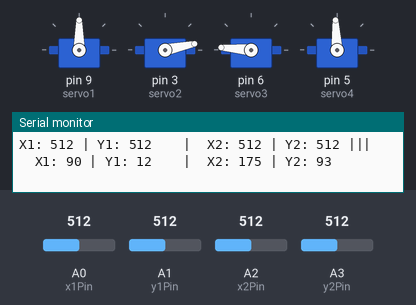
The sketch below on a simulated Arduino Uno, built with avr-gcc and run on an emulated ATmega328P. On the bench: 4 × servo, the last lines printed to the serial monitor. The test bench sets the inputs (shaded band); at power-on: A0 (x1Pin) = 512, A3 (y2Pin) = 512, A2 (x2Pin) = 512, A1 (y1Pin) = 512.

Above: at 1.2 s.
1.3 s: A0 (x1Pin) set to 553
At 1.9 s:
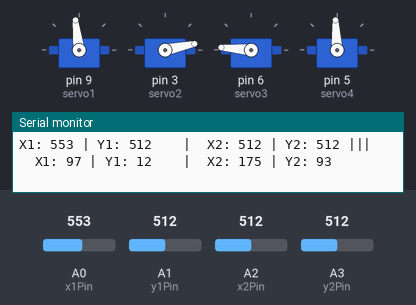
4.3 s: A0 (x1Pin) set to 576
At 5.0 s:
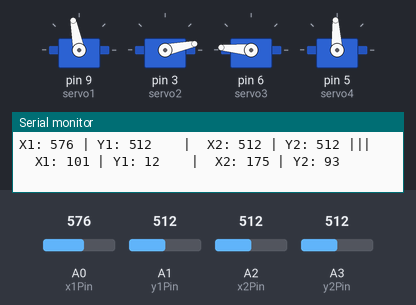
5.8 s: A3 (y2Pin) set to 538
At 7.3 s:
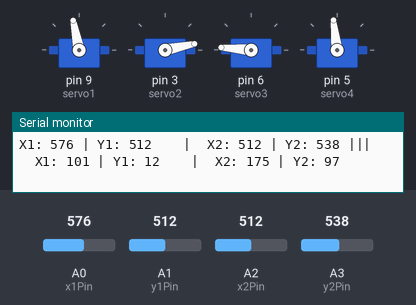
8.8 s: A3 (y2Pin) set to 560
At 9.4 s:
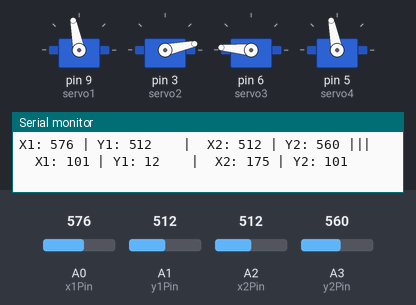
10.3 s: A2 (x2Pin) set to 30
At 11.1 s:
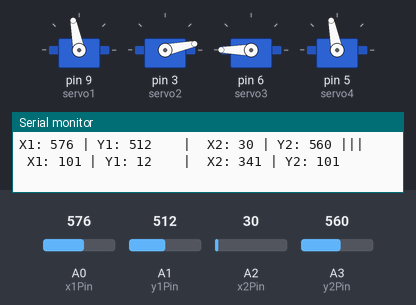
11.8 s: A1 (y1Pin) set to 30
At 12.2 s:
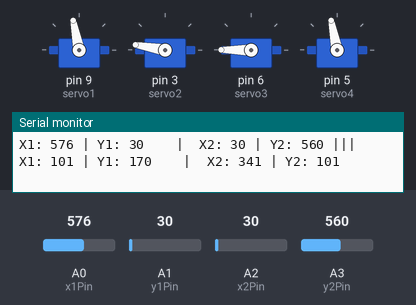
Timing chart, 0 to 14.3 s (numbered marks = the images above; inputs shaded):
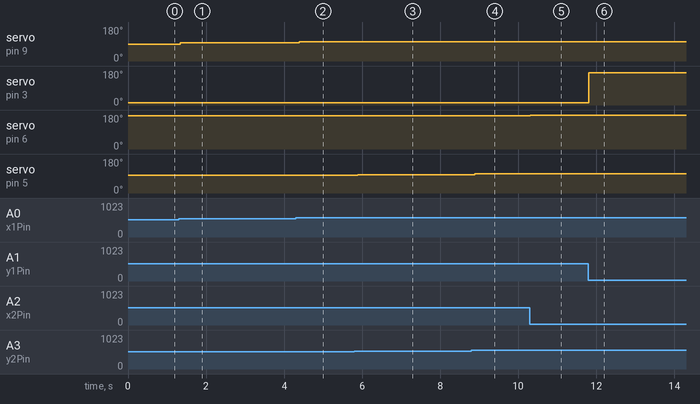

The sketch:

Robot_Arm_joystick.ino
```cpp
#include <Servo.h>

Servo servo1;
Servo servo2;
Servo servo3;
Servo servo4;


int x1Pin = A0;  //vrY pin
int y1Pin = A1;  //vrX pin

int x2Pin = A2;   //vrY pin
int y2Pin = A3;   //vrX pin


int x1;
int y1;
int x2;
int y2;

int servoVal1;
int servoVal2;
int servoVal3;
int servoVal4;

void setup()
{
  // put your setup code here, to run once:
  servo1.attach(9);  // base
  servo2.attach(3);  //shoulder
  servo3.attach(6);  //elbow
  servo4.attach(5);  // claw


  Serial.begin(9600);

  //pinMode(buttonPin, INPUT_PULLUP);
}

void loop() {
  // put your main code here, to run repeatedly:

  int x1 = analogRead(x1Pin);  // 0–1023
  int y1 = analogRead(y1Pin);  // 0–1023
  int x2 = analogRead(x2Pin);  // 0–1023
  int y2 = analogRead(y2Pin);  // 0–1023
  //int buttonState = digitalRead(buttonPin);  // LOW = pressed


  servoVal1 = map(x1, 0, 1023, 0, 180);   // base
  servo1.write(servoVal1);


  servoVal2 = map(y1, 550,0, 0, 180);   //shoulder
  servo2.write(servoVal2);


  servoVal3 = map(x2, 1023, 500, 0 , 180); // elbow
  servo3.write(servoVal3);


  servoVal4 = map(y2, 0, 550, 0, 100);  // claw
  servo4.write(servoVal4);

  Serial.print("X1: ");
  Serial.print(x1);


  Serial.print(" | Y1: ");
  Serial.print(y1);


  Serial.print("    |  X2: ");
  Serial.print(x2);


  Serial.print(" | Y2: ");
  Serial.print(y2);

    Serial.print(" |||    X1: ");
  Serial.print(servoVal1);


  Serial.print(" | Y1: ");
  Serial.print(servoVal2);


  Serial.print("    |  X2: ");
  Serial.print(servoVal3);


  Serial.print(" | Y2: ");
  Serial.println(servoVal4);

  delay(15);

}
```

Measured:
- after the input at 1.3 s, servo on pin 9 (servo1): 90° → 97° at once
- after the input at 4.3 s, servo on pin 9 (servo1): 97° → 101° after 0.09 s
- after the input at 5.8 s, servo on pin 5 (servo4): 93° → 97° after 0.09 s
- after the input at 8.8 s, servo on pin 5 (servo4): 97° → 101° after 0.09 s
- after the input at 10.3 s, servo on pin 6 (servo3): 175° → 180° at once
- after the input at 11.8 s, servo on pin 3 (servo2): 12° → 170° at once
